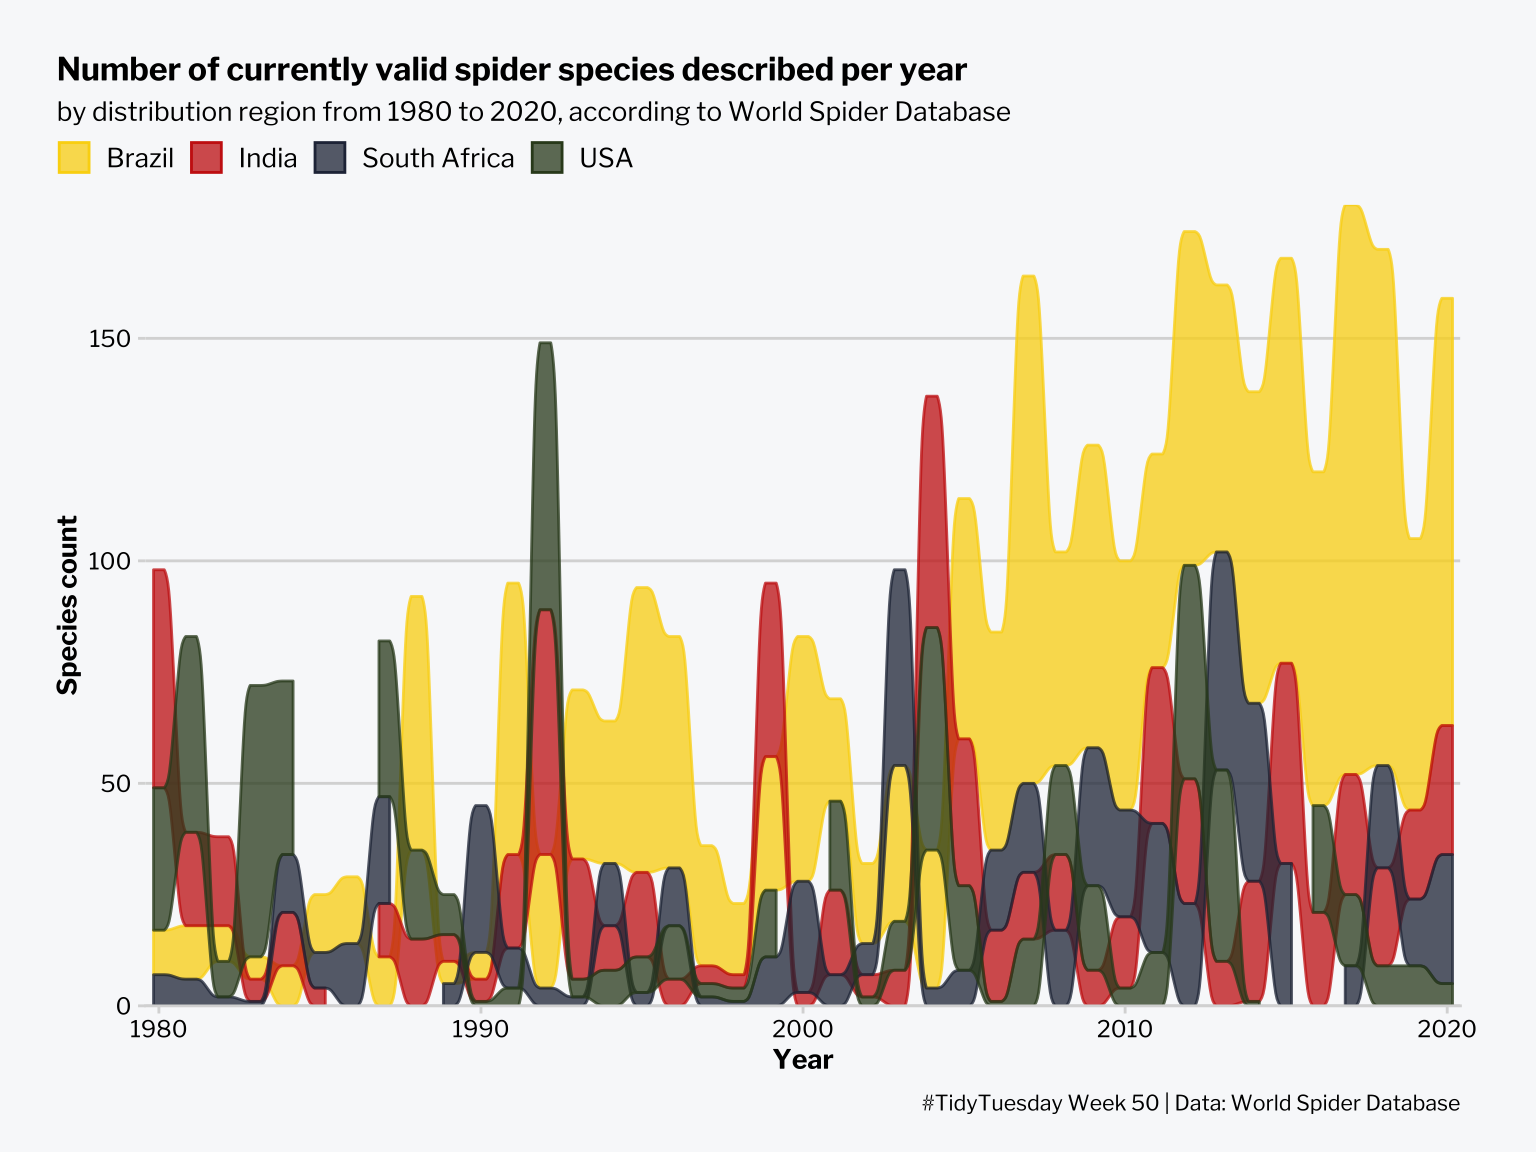

This chart was generated by the following R code:
#TidyTuesday Week 50 2021-12-07
#Spiders, data from World Spiders Database

# load libraries 
library(tidyverse)
library(wesanderson)
library(ggalluvial)

# load font
library(sysfonts)
library(showtext)
font_add_google("Libre Franklin")
showtext_auto()

# import data
spiders <- readr::read_csv('https://raw.githubusercontent.com/rfordatascience/tidytuesday/master/data/2021/2021-12-07/spiders.csv')

# wrangle
spiders1 = spiders %>% filter(year>=1980, year<2021)

ind = spiders1 %>%
  filter(grepl('India', distribution)) %>%
  count(year) %>% mutate(country="India")

usa = spiders1 %>%
  filter(grepl('USA', distribution)) %>%
  count(year) %>% mutate(country="USA")

sa = spiders1 %>%
  filter(grepl('South Africa', distribution)) %>%
  count(year) %>% mutate(country="South Africa")

br = spiders1 %>% 
  filter(grepl('Brazil', distribution)) %>%
  count(year) %>% mutate(country="Brazil")

spiders2 = bind_rows(ind,usa, sa, br)

# plot
spiders2 %>%
  ggplot(aes(x=year, y=n, alluvium=country)) +
  geom_alluvium(aes(fill=country, color=country),
                alpha=.75, decreasing=FALSE) +
  scale_fill_manual(values=wes_palette("BottleRocket2")) +
  scale_color_manual(values=wes_palette("BottleRocket2")) +
  scale_y_continuous(expand=c(0,0)) +
  scale_x_continuous(expand=c(0.01,0.01)) +
  cowplot::theme_minimal_hgrid(11.5) +
  theme(text=element_text(family="Libre Franklin"),
        legend.position = "top",
        legend.margin=margin(l=-39),
        plot.margin=margin(.75,1,.5,.75, unit="cm"),
        plot.background = element_rect(fill="#f8f9fa",color=NA),
        axis.title=element_text(face="bold", size=10),
        axis.text=element_text(size=8.7),
        plot.caption = element_text(margin=margin(t=8), size=8),
        plot.title.position = "plot",
        plot.title=element_text(size=12)
        ) +
  labs(title="Number of currently valid spider species described per year",
       subtitle="by distribution region from 1980 to 2020, according to World Spider Database",
       fill="", color="", x="Year", y="Species count",
       caption="#TidyTuesday Week 50 | Data: World Spider Database")
